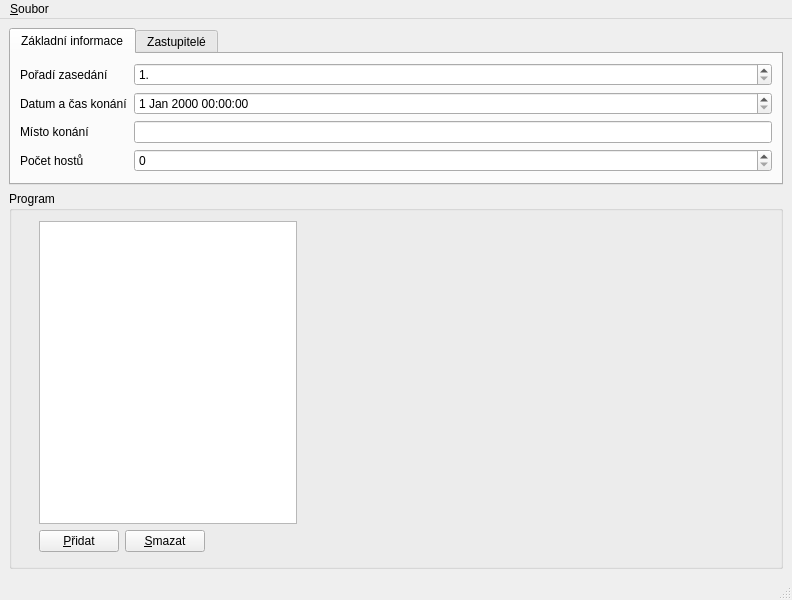
<?xml version="1.0" encoding="UTF-8"?>
<ui version="4.0">
 <class>FormMain</class>
 <widget class="QMainWindow" name="FormMain">
  <property name="geometry">
   <rect>
    <x>0</x>
    <y>0</y>
    <width>792</width>
    <height>600</height>
   </rect>
  </property>
  <property name="windowTitle">
   <string>MainWindow</string>
  </property>
  <widget class="QWidget" name="centralwidget">
   <layout class="QVBoxLayout" name="verticalLayout">
    <item>
     <widget class="QTabWidget" name="tabWidget">
      <property name="sizePolicy">
       <sizepolicy hsizetype="Expanding" vsizetype="Maximum">
        <horstretch>0</horstretch>
        <verstretch>0</verstretch>
       </sizepolicy>
      </property>
      <property name="currentIndex">
       <number>0</number>
      </property>
      <widget class="QWidget" name="tab">
       <attribute name="title">
        <string>Základní informace</string>
       </attribute>
       <layout class="QFormLayout" name="formLayout_2">
        <item row="0" column="0">
         <widget class="QLabel" name="label_3">
          <property name="text">
           <string>Pořadí zasedání</string>
          </property>
         </widget>
        </item>
        <item row="0" column="1">
         <widget class="QSpinBox" name="spinBox">
          <property name="suffix">
           <string>.</string>
          </property>
          <property name="minimum">
           <number>1</number>
          </property>
          <property name="maximum">
           <number>100</number>
          </property>
         </widget>
        </item>
        <item row="1" column="0">
         <widget class="QLabel" name="label">
          <property name="text">
           <string>Datum a čas konání</string>
          </property>
         </widget>
        </item>
        <item row="1" column="1">
         <widget class="QDateTimeEdit" name="dateTimeEdit"/>
        </item>
        <item row="2" column="0">
         <widget class="QLabel" name="label_2">
          <property name="text">
           <string>Místo konání</string>
          </property>
         </widget>
        </item>
        <item row="2" column="1">
         <widget class="QLineEdit" name="lineEdit"/>
        </item>
        <item row="3" column="0">
         <widget class="QLabel" name="label_4">
          <property name="text">
           <string>Počet hostů</string>
          </property>
         </widget>
        </item>
        <item row="3" column="1">
         <widget class="QSpinBox" name="spinBox_2"/>
        </item>
       </layout>
      </widget>
      <widget class="QWidget" name="tab_2">
       <attribute name="title">
        <string>Zastupitelé</string>
       </attribute>
      </widget>
     </widget>
    </item>
    <item>
     <widget class="QGroupBox" name="groupBox">
      <property name="title">
       <string>Program</string>
      </property>
      <widget class="QWidget" name="">
       <property name="geometry">
        <rect>
         <x>30</x>
         <y>30</y>
         <width>258</width>
         <height>331</height>
        </rect>
       </property>
       <layout class="QGridLayout" name="gridLayout">
        <item row="1" column="1">
         <widget class="QPushButton" name="pushButton_2">
          <property name="text">
           <string>&amp;Smazat</string>
          </property>
         </widget>
        </item>
        <item row="1" column="0">
         <widget class="QPushButton" name="pushButton">
          <property name="text">
           <string>&amp;Přidat</string>
          </property>
         </widget>
        </item>
        <item row="1" column="2">
         <spacer name="horizontalSpacer">
          <property name="orientation">
           <enum>Qt::Horizontal</enum>
          </property>
          <property name="sizeHint" stdset="0">
           <size>
            <width>40</width>
            <height>20</height>
           </size>
          </property>
         </spacer>
        </item>
        <item row="0" column="0" colspan="3">
         <widget class="QListView" name="listView"/>
        </item>
       </layout>
      </widget>
     </widget>
    </item>
   </layout>
  </widget>
  <widget class="QMenuBar" name="menubar">
   <property name="geometry">
    <rect>
     <x>0</x>
     <y>0</y>
     <width>792</width>
     <height>22</height>
    </rect>
   </property>
   <widget class="QMenu" name="menu_Soubor">
    <property name="title">
     <string>&amp;Soubor</string>
    </property>
    <addaction name="m_actionOpen"/>
    <addaction name="m_actionSave"/>
    <addaction name="m_actionExport"/>
    <addaction name="separator"/>
    <addaction name="m_actionQuit"/>
   </widget>
   <addaction name="menu_Soubor"/>
  </widget>
  <widget class="QStatusBar" name="statusbar"/>
  <action name="m_actionOpen">
   <property name="text">
    <string>&amp;Otevřít...</string>
   </property>
  </action>
  <action name="m_actionSave">
   <property name="text">
    <string>&amp;Uložit...</string>
   </property>
  </action>
  <action name="m_actionExport">
   <property name="text">
    <string>&amp;Exportovat...</string>
   </property>
  </action>
  <action name="m_actionQuit">
   <property name="text">
    <string>&amp;Ukončit</string>
   </property>
  </action>
 </widget>
 <resources/>
 <connections/>
</ui>
